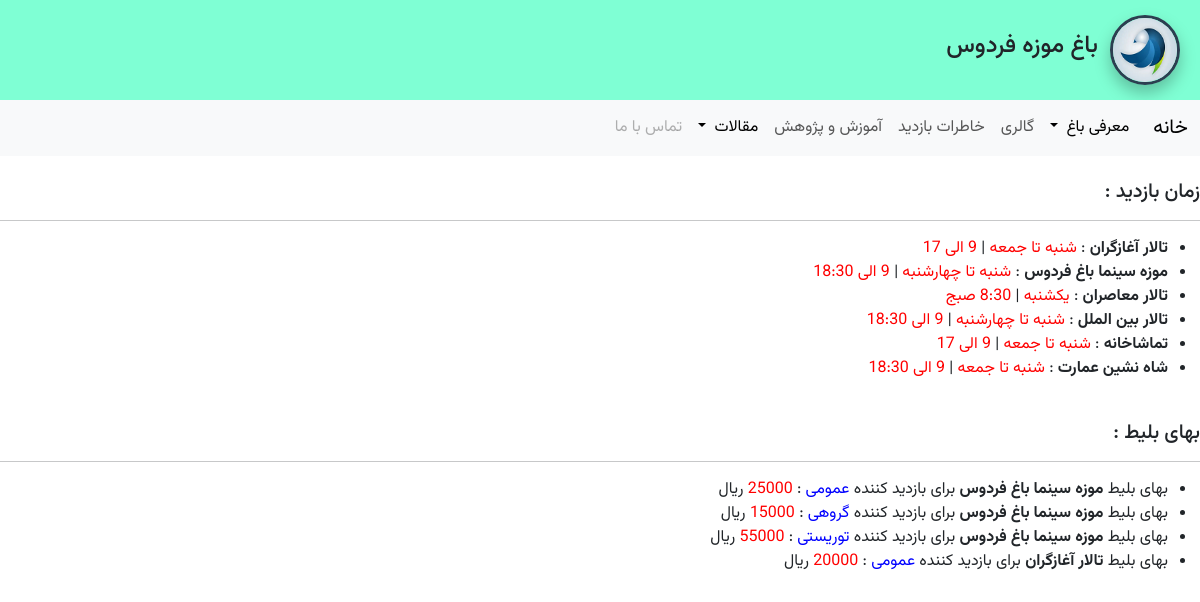
/places/visiting_schedule, run on an earlier commit of the app's database.
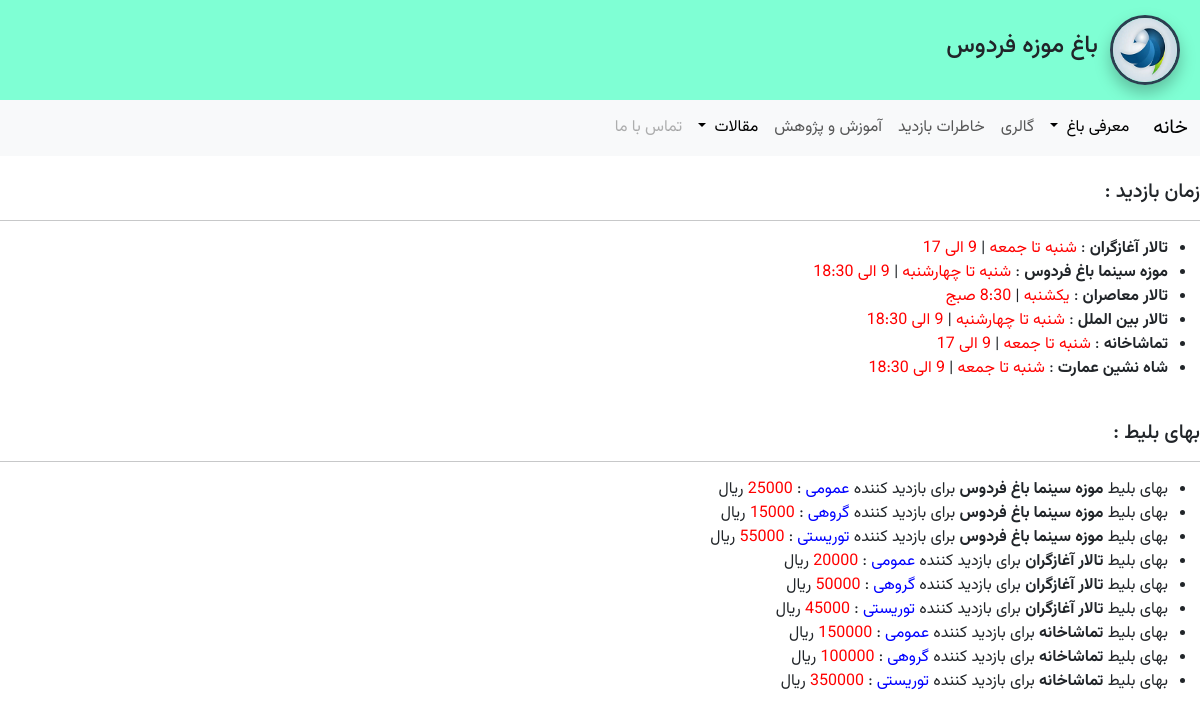
And on a later commit of the database.
### apps/places/models.py (models this page shows, shortened)
class Place(models.Model):
    title = models.CharField(max_length=100 , verbose_name='نام مکان')
    description = models.TextField(verbose_name='توضیحات' , default='description')
    image = models.ImageField(upload_to='images/places/', verbose_name='تصویر')
    visiting_day = models.CharField(max_length=100,verbose_name='روزهای بازدید')
    visiting_hour = models.CharField(max_length=100 , verbose_name='ساعت بازدید')
    ruls = models.TextField(verbose_name='قوانین')
    register_date = models.DateTimeField(default=timezone.now,verbose_name='تاریخ و زمان ثبت')
    def __str__(self):
        return self.title
    class Meta:
        verbose_name = 'مکان'
        verbose_name_plural = 'مکان ها'
        db_table = 't_Places'

class TicketPrice(models.Model):
    place = models.ForeignKey(Place,on_delete=models.CASCADE,verbose_name='مکان')
    visitor_type = models.ForeignKey(VisitorsType,on_delete=models.CASCADE,verbose_name='گروه بازدید')
    price = models.IntegerField(default=0 , verbose_name='بهای بلیط')
    class Meta:
        verbose_name = 'قیمت'
        verbose_name_plural ='قیمت ها'
        db_table = 't_ticket_price'

class VisitorsType(models.Model):
    type_name = models.CharField(max_length=100 , verbose_name='نوع بازدید کننده')
    def __str__(self):
        return self.type_name
    class Meta:
        verbose_name = ' نوع بازدید کننده'
        verbose_name_plural ='بازدید کنندگان'
        db_table = 't_visitors_type'

### apps/places/views.py (the view)
# urls.py: path('visiting_schedule',views.visiting_schedule , name = 'visiting_schedule'),
def visiting_schedule (request):
   place = Place.objects.all()
   price = TicketPrice.objects.all()
   context ={
       'place' :place,
       'price' :price
   }
   return render ( request ,'place_app/visiting_schedule.html',context)

### apps/main/views.py (called while the page is built)
def media_admin(request):
    return {'media_url':settings.MEDIA_URL,}

### templates/place_app/visiting_schedule.html (shortened to what this page needs)
{% extends 'base.html' %}
{% block content %}
    <h5> زمان بازدید :</h5>
    <hr>
    <ul>
        {% for place in place %}
        <li>
             <strong>{{place.title}}</strong> : <span class="value1">{{place.visiting_day}}</span>  |
                                                <span class="value1">{{place.visiting_hour}}</span>
        </li>
        {% endfor %}
    </ul>
    <br>
    <h5> بهای بلیط : </h5>
    <hr>
    <ul>
        {% for price in price %}
        <li>
            <span>بهای بلیط </span>
             <strong>{{price.place}}</strong>
             <span>برای بازدید کننده</span>
             <span class="value2">{{price.visitor_type}}</span>
             <span> : </span>
             <span class="value1">{{price.price}}</span>
             <span> ریال </span>
        </li>
        {% endfor %}
    </ul>
{% endblock content %}

What changed in the data, as far as the page shows it:
added TicketPrice: place "تالار آغازگران", visitor_type "گروهی", price "50000"
added TicketPrice: place "تالار آغازگران", visitor_type "توریستی", price "45000"
added TicketPrice: place "تماشاخانه", visitor_type "عمومی", price "150000"
added TicketPrice: place "تماشاخانه", visitor_type "گروهی", price "100000"
added TicketPrice: place "تماشاخانه", visitor_type "توریستی", price "350000"
